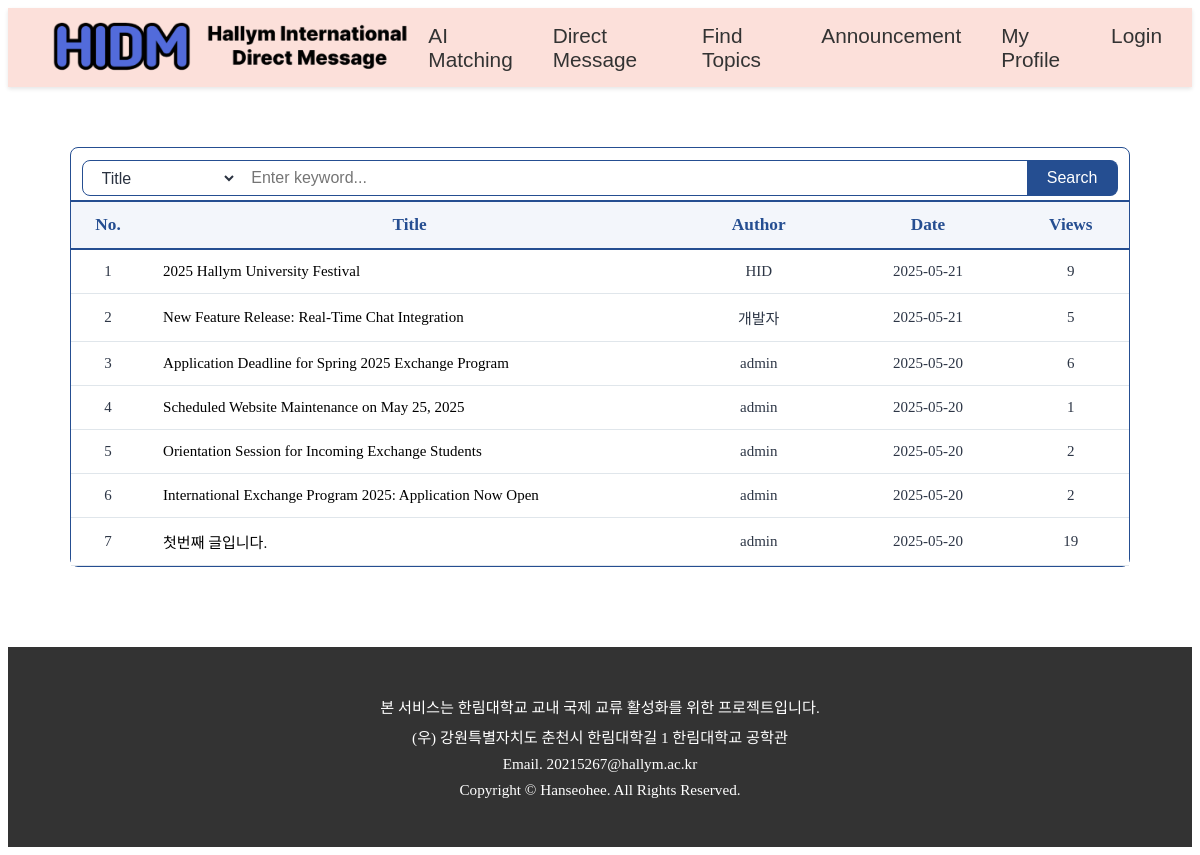
Page /accounts/announcement/ on the earlier database version.
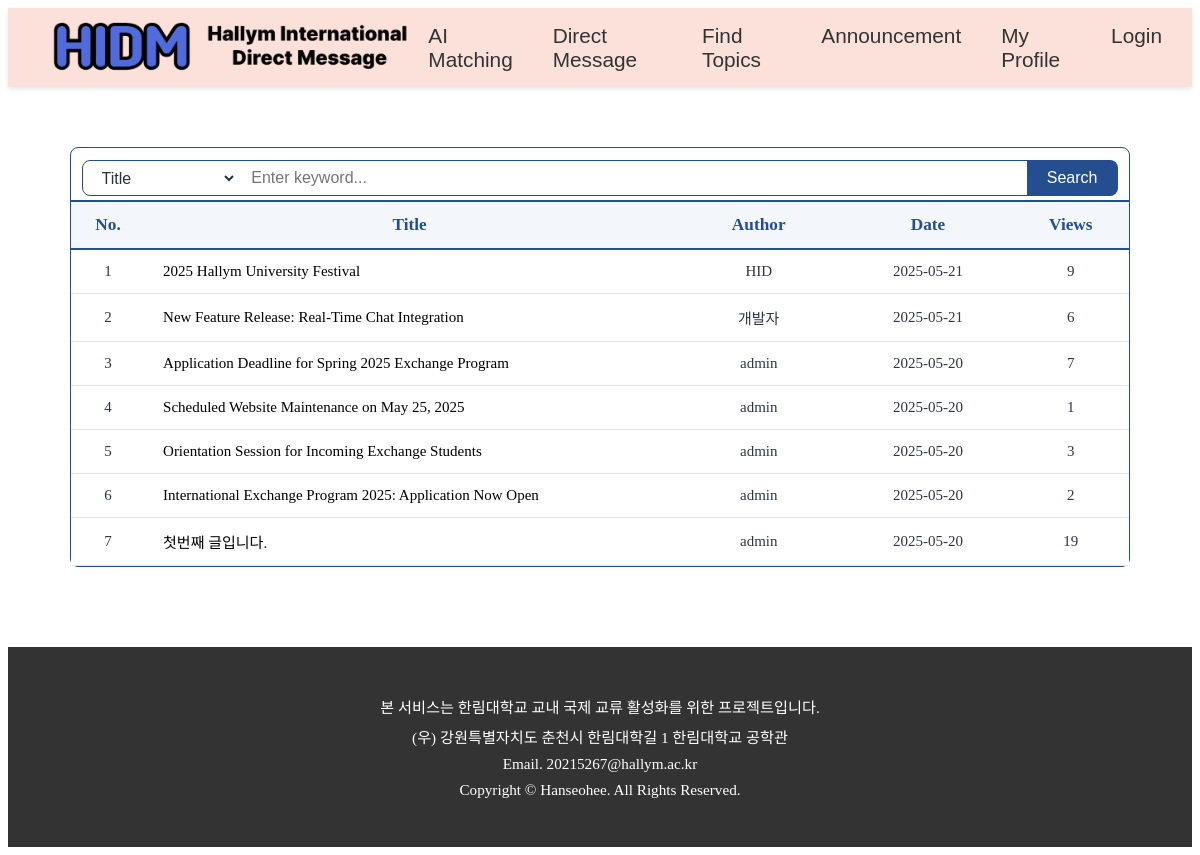
Same page on the later database version.
### accounts/models.py (models this page shows, shortened)
class Announcement(models.Model):
    title = models.CharField(max_length=200)
    content = models.TextField()
    author = models.ForeignKey(User, on_delete=models.SET_NULL, null=True)
    created_at = models.DateTimeField(auto_now_add=True)
    updated_at = models.DateTimeField(auto_now=True)
    views = models.PositiveIntegerField(default=0)  # 조회수 필드
    class Meta:
        ordering = ['-created_at']

class UserProfile(models.Model):
    user = models.OneToOneField(User, on_delete=models.CASCADE)
    nickname = models.CharField(
        max_length=30,
        blank=False,
        verbose_name='Nickname'
    )
    GENDER_CHOICES = [
        ('M', 'Male'),
        ('F', 'Female'),
    ]
    gender = models.CharField(
        max_length=1,
        choices=GENDER_CHOICES,
        verbose_name='Gender'
    )
    NATIVE_LANGUAGE_CHOICES = [
        ('ab', 'Abkhaz'), ('aa', 'Afar'), ('af', 'Afrikaans'), ('ak', 'Akan'),
        ('sq', 'Albanian'), ('am', 'Amharic'), ('ar', 'Arabic'), ('an', 'Aragonese'),
        ('hy', 'Armenian'), ('as', 'Assamese'), ('av', 'Avaric'), ('ae', 'Avestan'),
        ('ay', 'Aymara'), ('az', 'Azerbaijani'), ('bm', 'Bambara'), ('ba', 'Bashkir'),
        ('eu', 'Basque'), ('be', 'Belarusian'), ('bn', 'Bengali'), ('bh', 'Bihari'),
        ('bi', 'Bislama'), ('bs', 'Bosnian'), ('br', 'Breton'), ('bg', 'Bulgarian'),
        ('my', 'Burmese'), ('ca', 'Catalan; Valencian'), ('ch', 'Chamorro'),
        ('ce', 'Chechen'), ('ny', 'Chichewa; Chewa; Nyanja'), ('zh', 'Chinese'),
        ('cv', 'Chuvash'), ('kw', 'Cornish'), ('co', 'Corsican'), ('cr', 'Cree'),
        ('hr', 'Croatian'), ('cs', 'Czech'), ('da', 'Danish'),
        ('dv', 'Divehi; Dhivehi; Maldivian;'), ('nl', 'Dutch'), ('dz', 'Dzongkha'),
        ('en', 'English'), ('eo', 'Esperanto'), ('et', 'Estonian'), ('ee', 'Ewe'),
        ('fo', 'Faroese'), ('fj', 'Fijian'), ('fi', 'Finnish'), ('fr', 'French'),
        ('ff', 'Fula; Fulah; Pulaar; Pular'), ('gl', 'Galician'), ('ka', 'Georgian'),
        ('de', 'German'), ('el', 'Greek, Modern'), ('gn', 'Guaraní'), ('gu', 'Gujarati'),
        ('ht', 'Haitian; Haitian Creole'), ('ha', 'Hausa'), ('he', 'Hebrew (modern)'),
        ('hz', 'Herero'), ('hi', 'Hindi'), ('ho', 'Hiri Motu'), ('hu', 'Hungarian'),
        ('ia', 'Interlingua'), ('id', 'Indonesian'), ('ie', 'Interlingue'), ('ga', 'Irish'),
        ('ig', 'Igbo'), ('ik', 'Inupiaq'), ('io', 'Ido'), ('is', 'Icelandic'),
        ('it', 'Italian'), ('iu', 'Inuktitut'), ('ja', 'Japanese'), ('jv', 'Javanese'),
        ('kl', 'Kalaallisut, Greenlandic'), ('kn', 'Kannada'), ('kr', 'Kanuri'),
        ('ks', 'Kashmiri'), ('kk', 'Kazakh'), ('km', 'Khmer'), ('ki', 'Kikuyu, Gikuyu'),
        ('rw', 'Kinyarwanda'), ('ky', 'Kirghiz, Kyrgyz'), ('kv', 'Komi'), ('kg', 'Kongo'),
        ('ko', 'Korean'), ('ku', 'Kurdish'), ('kj', 'Kwanyama, Kuanyama'), ('la', 'Latin'),
        ('lb', 'Luxembourgish, Letzeburgesch'), ('lg', 'Luganda'),
        ('li', 'Limburgish, Limburgan, Limburger'), ('ln', 'Lingala'), ('lo', 'Lao'),
        ('lt', 'Lithuanian'), ('lu', 'Luba-Katanga'), ('lv', 'Latvian'), ('gv', 'Manx'),
        ('mk', 'Macedonian'), ('mg', 'Malagasy'), ('ms', 'Malay'), ('ml', 'Malayalam'),
        ('mt', 'Maltese'), ('mi', 'Māori'), ('mr', 'Marathi (Marāṭhī)'),
        ('mh', 'Marshallese'), ('mn', 'Mongolian'), ('na', 'Nauru'), ('nv', 'Navajo, Navaho'),
        ('nb', 'Norwegian Bokmål'), ('nd', 'North Ndebele'), ('ne', 'Nepali'), ('ng', 'Ndonga'),
        ('nn', 'Norwegian Nynorsk'), ('no', 'Norwegian'), ('ii', 'Nuosu'), ('nr', 'South Ndebele'),
        ('oc', 'Occitan'), ('oj', 'Ojibwe, Ojibwa'),
        ('cu', 'Old Church Slavonic, Church Slavonic, Old Bulgarian'), ('om', 'Oromo'),
        ('or', 'Oriya'), ('os', 'Ossetian, Ossetic'), ('pa', 'Panjabi, Punjabi'),
        ('pi', 'Pāli'), ('fa', 'Persian'), ('pl', 'Polish'), ('ps', 'Pashto, Pushto'),
        ('pt', 'Portuguese'), ('qu', 'Quechua'), ('rm', 'Romansh'), ('rn', 'Kirundi'),
        ('ro', 'Romanian, Moldavian, Moldovan'), ('ru', 'Russian'),
        ('sa', 'Sanskrit (Saṁskṛta)'), ('sc', 'Sardinian'), ('sd', 'Sindhi'),
        ('se', 'Northern Sami'), ('sm', 'Samoan'), ('sg', 'Sango'), ('sr', 'Serbian'),
        ('gd', 'Scottish Gaelic; Gaelic'), ('sn', 'Shona'), ('si', 'Sinhala, Sinhalese'),
        ('sk', 'Slovak'), ('sl', 'Slovene'), ('so', 'Somali'), ('st', 'Southern Sotho'),
        ('es', 'Spanish; Castilian'), ('su', 'Sundanese'), ('sw', 'Swahili'), ('ss', 'Swati'),
        ('sv', 'Swedish'), ('ta', 'Tamil'), ('te', 'Telugu'), ('tg', 'Tajik'), ('th', 'Thai'),
        ('ti', 'Tigrinya'), ('bo', 'Tibetan Standard, Tibetan, Central'), ('tk', 'Turkmen'),
        ('tl', 'Tagalog'), ('tn', 'Tswana'), ('to', 'Tonga (Tonga Islands)'),
        ('tr', 'Turkish'), ('ts', 'Tsonga'), ('tt', 'Tatar'), ('tw', 'Twi'), ('ty', 'Tahitian'),
        ('ug', 'Uighur, Uyghur'), ('uk', 'Ukrainian'), ('ur', 'Urdu'), ('uz', 'Uzbek'),
        ('ve', 'Venda'), ('vi', 'Vietnamese'), ('vo', 'Volapük'), ('wa', 'Walloon'),
        ('cy', 'Welsh'), ('wo', 'Wolof'), ('fy', 'Western Frisian'), ('xh', 'Xhosa'),
        ('yi', 'Yiddish'), ('yo', 'Yoruba'), ('za', 'Zhuang, Chuang'), ('zu', 'Zulu'),
    ]
    native_language = models.CharField(
        max_length=20,
        choices=NATIVE_LANGUAGE_CHOICES,
        verbose_name='Native Language'
    )
    NATIONALITY_CHOICES = [
    ('AF', 'Afghanistan'), ('AL', 'Albania'), ('DZ', 'Algeria'), ('AS', 'American Samoa'),
    ('AD', 'Andorra'), ('AO', 'Angola'), ('AR', 'Argentina'), ('AM', 'Armenia'),
    ('AU', 'Australia'), ('AT', 'Austria'), ('AZ', 'Azerbaijan'), ('BS', 'Bahamas'),
    ('BH', 'Bahrain'), ('BD', 'Bangladesh'), ('BY', 'Belarus'), ('BE', 'Belgium'),
    ('BZ', 'Belize'), ('BJ', 'Benin'), ('BT', 'Bhutan'), ('BO', 'Bolivia'),
    ('BA', 'Bosnia and Herzegovina'), ('BW', 'Botswana'), ('BR', 'Brazil'),
    ('BN', 'Brunei'), ('BG', 'Bulgaria'), ('BF', 'Burkina Faso'), ('BI', 'Burundi'),
    ('KH', 'Cambodia'), ('CM', 'Cameroon'), ('CA', 'Canada'), ('CV', 'Cape Verde'),
    ('CF', 'Central African Republic'), ('TD', 'Chad'), ('CL', 'Chile'), ('CN', 'China'),
    ('CO', 'Colombia'), ('KM', 'Comoros'), ('CG', 'Congo'), ('CD', 'Congo (DRC)'),
    ('CR', 'Costa Rica'), ('HR', 'Croatia'), ('CU', 'Cuba'), ('CY', 'Cyprus'),
    ('CZ', 'Czech Republic'), ('DK', 'Denmark'), ('DJ', 'Djibouti'), ('DM', 'Dominica'),
    ('DO', 'Dominican Republic'), ('EC', 'Ecuador'), ('EG', 'Egypt'), ('SV', 'El Salvador'),
    ('GQ', 'Equatorial Guinea'), ('ER', 'Eritrea'), ('EE', 'Estonia'), ('ET', 'Ethiopia'),
    ('FJ', 'Fiji'), ('FI', 'Finland'), ('FR', 'France'), ('GA', 'Gabon'),
    ('GM', 'Gambia'), ('GE', 'Georgia'), ('DE', 'Germany'), ('GH', 'Ghana'),
    ('GR', 'Greece'), ('GD', 'Grenada'), ('GT', 'Guatemala'), ('GN', 'Guinea'),
    ('GW', 'Guinea-Bissau'), ('GY', 'Guyana'), ('HT', 'Haiti'), ('HN', 'Honduras'),
    ('HU', 'Hungary'), ('IS', 'Iceland'), ('IN', 'India'), ('ID', 'Indonesia'),
    ('IR', 'Iran'), ('IQ', 'Iraq'), ('IE', 'Ireland'), ('IL', 'Israel'), ('IT', 'Italy'),
    ('JM', 'Jamaica'), ('JP', 'Japan'), ('JO', 'Jordan'), ('KZ', 'Kazakhstan'),
    ('KE', 'Kenya'), ('KI', 'Kiribati'), ('KP', 'North Korea'), ('KR', 'South Korea'),
    ('KW', 'Kuwait'), ('KG', 'Kyrgyzstan'), ('LA', 'Laos'), ('LV', 'Latvia'),
    ('LB', 'Lebanon'), ('LS', 'Lesotho'), ('LR', 'Liberia'), ('LY', 'Libya'),
    ('LI', 'Liechtenstein'), ('LT', 'Lithuania'), ('LU', 'Luxembourg'), ('MG', 'Madagascar'),
    ('MW', 'Malawi'), ('MY', 'Malaysia'), ('MV', 'Maldives'), ('ML', 'Mali'),
    ('MT', 'Malta'), ('MH', 'Marshall Islands'), ('MR', 'Mauritania'), ('MU', 'Mauritius'),
    ('MX', 'Mexico'), ('FM', 'Micronesia'), ('MD', 'Moldova'), ('MC', 'Monaco'),
    ('MN', 'Mongolia'), ('ME', 'Montenegro'), ('MA', 'Morocco'), ('MZ', 'Mozambique'),
    ('MM', 'Myanmar'), ('NA', 'Namibia'), ('NR', 'Nauru'), ('NP', 'Nepal'), ('NL', 'Netherlands'),
    ('NZ', 'New Zealand'), ('NI', 'Nicaragua'), ('NE', 'Niger'), ('NG', 'Nigeria'),
    ('NO', 'Norway'), ('OM', 'Oman'), ('PK', 'Pakistan'), ('PW', 'Palau'), ('PS', 'Palestine'),
    ('PA', 'Panama'), ('PG', 'Papua New Guinea'), ('PY', 'Paraguay'), ('PE', 'Peru'),
    ('PH', 'Philippines'), ('PL', 'Poland'), ('PT', 'Portugal'), ('QA', 'Qatar'),
    ('RO', 'Romania'), ('RU', 'Russia'), ('RW', 'Rwanda'), ('KN', 'Saint Kitts and Nevis'),
    ('LC', 'Saint Lucia'), ('VC', 'Saint Vincent and the Grenadines'), ('WS', 'Samoa'),
    ('SM', 'San Marino'), ('ST', 'Sao Tome and Principe'), ('SA', 'Saudi Arabia'),
    ('SN', 'Senegal'), ('RS', 'Serbia'), ('SC', 'Seychelles'), ('SL', 'Sierra Leone'),
    ('SG', 'Singapore'), ('SK', 'Slovakia'), ('SI', 'Slovenia'), ('SB', 'Solomon Islands'),
    ('SO', 'Somalia'), ('ZA', 'South Africa'), ('ES', 'Spain'), ('LK', 'Sri Lanka'),
    ('SD', 'Sudan'), ('SR', 'Suriname'), ('SZ', 'Swaziland'), ('SE', 'Sweden'),
    ('CH', 'Switzerland'), ('SY', 'Syria'), ('TW', 'Taiwan'), ('TJ', 'Tajikistan'),
    ('TZ', 'Tanzania'), ('TH', 'Thailand'), ('TL', 'Timor-Leste'), ('TG', 'Togo'),
    ('TO', 'Tonga'), ('TT', 'Trinidad and Tobago'), ('TN', 'Tunisia'), ('TR', 'Turkey'),
    ('TM', 'Turkmenistan'), ('TV', 'Tuvalu'), ('UG', 'Uganda'), ('UA', 'Ukraine'),
    ('AE', 'United Arab Emirates'), ('GB', 'United Kingdom'), ('US', 'United States'),
    ('UY', 'Uruguay'), ('UZ', 'Uzbekistan'), ('VU', 'Vanuatu'), ('VE', 'Venezuela'),
    ('VN', 'Vietnam'), ('YE', 'Yemen'), ('ZM', 'Zambia'), ('ZW', 'Zimbabwe'),
    ]
    nationality = models.CharField(
        max_length=50,
        choices=NATIONALITY_CHOICES,
        blank=True,
        verbose_name='Nationality'
    )
    born_year = models.PositiveIntegerField(
        null=True, blank=True,
        verbose_name='Born Year'
    )
    show_born_year = models.BooleanField(
        default=False,
        verbose_name='Show Born Year'
    )
    nationality = models.CharField(
        max_length=50,
        blank=True,
        verbose_name='Nationality'
    )
    show_nationality = models.BooleanField(
        default=False,
        verbose_name='Show Nationality'
    )
    favorite_categories = models.ManyToManyField(
        'Category',         # 또는 Category 모델이 같은 파일에 있으면 그냥 Category
        blank=True,
        verbose_name='관심 카테고리'
    )
    major = models.CharField(
        max_length=100,
        blank=True,
        verbose_name='Major'
    )
    show_major = models.BooleanField(
        default=False,
        verbose_name='Show Major'
    )
    instagram_id = models.CharField(
        max_length=100,
        blank=True,
        verbose_name='Instagram ID'
    )
    show_instagram = models.BooleanField(
        default=False,
        verbose_name='Show Instagram ID'
    )
    MBTI_CHOICES = [
        ('INTJ','INTJ'),('INTP','INTP'),('ENTJ','ENTJ'),('ENTP','ENTP'),
        ('INFJ','INFJ'),('INFP','INFP'),('ENFJ','ENFJ'),('ENFP','ENFP'),
        ('ISTJ','ISTJ'),('ISFJ','ISFJ'),('ESTJ','ESTJ'),('ESFJ','ESFJ'),
        ('ISTP','ISTP'),('ISFP','ISFP'),('ESTP','ESTP'),('ESFP','ESFP'),
    ]
    personality = models.CharField(
        max_length=4,
        choices=MBTI_CHOICES,
        blank=True,
        verbose_name='Personality'
    )
    show_personality = models.BooleanField(
        default=False,
        verbose_name='Show Personality'
    )
    bio = models.CharField(
        max_length=200,
        blank=True,
        verbose_name='Bio'
    )
    show_bio = models.BooleanField(
        default=False,
        verbose_name='Show Bio'
    )
    interests = models.ManyToManyField(
        Interest,
        blank=True,
        related_name='profiles',
        verbose_name='User-selected Interests'
    )
    selected_topics = models.ManyToManyField(
        Topic,
        blank=True,
        related_name='selected_by',
        verbose_name='User-selected Topics'
    )

### accounts/views.py (the view, shortened to what this page needs)
# urls.py: path('announcement/', views.announcement_list, name='announcement_list'),
def announcement_list(request):
    allowed_users = ['admin', 'HID', '개발자']
    q = request.GET.get('q', '').strip()
    search_type = request.GET.get('search_type', 'title')
    announcements = Announcement.objects.all()
    announcements = announcements.order_by('-created_at')
    return render(request, 'accounts/announcement_list.html', {
        'announcements': announcements,
        'allowed_users': allowed_users,
    })

### accounts/templates/accounts/announcement_list.html (shortened to what this page needs)
{% extends "base.html" %}
{% load static %}
{% block content %}
<div class="notice-page-outer">
    <div class="notice-whole-box">
        <form class="notice-search-bar" method="get" action="{% url 'announcement_list' %}">
            <select name="search_type">
                <option value="title" {% if request.GET.search_type == "title" %}selected{% endif %}>Title</option>
            </select>
            <input type="text" name="q" placeholder="Enter keyword..." value="{{ request.GET.q|default_if_none:'' }}">
            <button type="submit">Search</button>
        </form>
        <div class="notice-search-divider"></div>
        <div class="notice-table-area">
            <table class="notice-table">
                <thead>
                    <tr>
                        <th style="width:7%;">No.</th>
                        <th>Title</th>
                        <th style="width:16%;">Author</th>
                        <th style="width:16%;">Date</th>
                        <th style="width:11%;">Views</th>
                    </tr>
                </thead>
                <tbody>
                    {% for announcement in announcements %}
                    <tr>
                        <td>{{ forloop.counter }}</td>
                        <td class="title-cell">
                            <a href="{% url 'announcement_detail' announcement.pk %}">
                                {{ announcement.title }}
                            </a>
                        </td>
<td>{{ announcement.author.userprofile.nickname }}</td>
                        <td>{{ announcement.created_at|date:"Y-m-d" }}</td>
                        <td>{{ announcement.views }}</td>
                    </tr>
                    {% empty %}
                    <tr>
                        <td colspan="5" style="text-align:center; color:#7a869a; padding:34px 0;">
                            There are no notices yet.
                        </td>
                    </tr>
                    {% endfor %}
                </tbody>
            </table>
        </div>
    </div>
</div>
{% endblock %}

### accounts/templates/base.html (shortened to what this page needs)
<!DOCTYPE html>
<html lang="ko">
<head>
  {% load static %}
  <link rel="stylesheet" href="{% static 'css/home.css' %}?v=2">
  <link href="https://webfontworld.github.io/uhbee/UhBeeSeulgiro.css" rel="stylesheet">
</head>
<body>
  <nav class="navbar">
    <div class="navbar-logo">
      <a href="/"><img src="{% static 'images/logo.png' %}" alt="HIDM Logo"></a>
    </div>
    <div class="nav-row-container">
      <ul class="nav-row first-row">
        <li><a href="{% url 'find_friends' %}">AI Matching</a></li>
        <li><a href="{% url 'my_friends' %}">Direct Message</a></li>
        <li><a href="{% url 'find_topics' %}">Find Topics</a></li>
        <li><a href="{% url 'announcement_list' %}">Announcement</a></li>
        <li><a href="{% url 'profile' %}">My Profile</a></li>
        {% if user.is_authenticated %}
          <li><a href="{% url 'logout' %}">Logout</a></li>
        {% else %}
          <li><a href="{% url 'login' %}">Login</a></li>
        {% endif %}
      </ul>
    </div>
  </nav>
  <div style="padding: 20px;">
    {% block content %}{% endblock %}
  </div>
  <footer class="site-footer">
    <div class="footer-info">
      <p>본 서비스는 한림대학교 교내 국제 교류 활성화를 위한 프로젝트입니다.</p>
      <p>(우) 강원특별자치도 춘천시 한림대학길 1 한림대학교 공학관</p>
      <p>Email. 20215267@hallym.ac.kr</p>
      <p>Copyright © Hanseohee. All Rights Reserved.</p>
    </div>
  </footer>
</body>
</html>

Differences in the rows shown:
changed Announcement "New Feature Release: Real-Time Chat Integration": views "5" → "6"
changed Announcement "Application Deadline for Spring 2025 Exchange Program": views "6" → "7"
changed Announcement "Orientation Session for Incoming Exchange Students": views "2" → "3"
